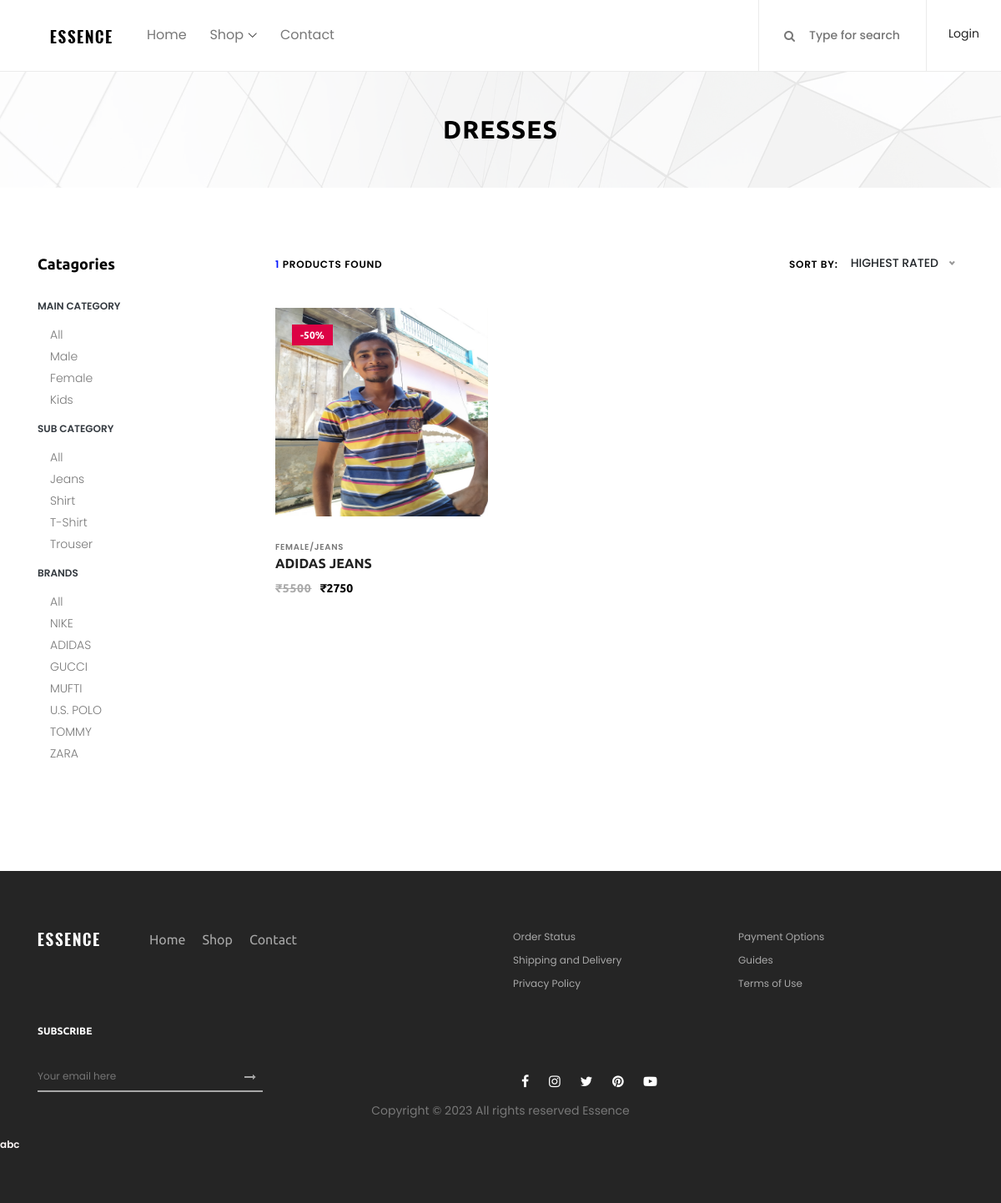
The page /shop/Female/Jeans/All/ on the database its author committed.
### mainapp/models.py (models this page shows, shortened)
class maincategory(models.Model):
    id=models.AutoField(primary_key=True)
    name=models.CharField(max_length=30,unique=True)
    def __str__(self):
        return self.name

class subcategory(models.Model):
    id=models.AutoField(primary_key=True)
    name=models.CharField(max_length=30,unique=True)
    def __str__(self):
        return self.name

class brand(models.Model):
    id=models.AutoField(primary_key=True)
    name=models.CharField(max_length=30,unique=True)
    pic=models.ImageField(upload_to='brand')

class product(models.Model):
    id=models.AutoField(primary_key=True)
    name=models.CharField(max_length=30)
    Maincategory=models.ForeignKey("maincategory", on_delete=models.CASCADE)
    Subcategory=models.ForeignKey("subcategory", on_delete=models.CASCADE)
    Brand=models.ForeignKey("brand", on_delete=models.CASCADE)
    color=models.CharField(max_length=20)
    size=models.CharField(max_length=10)
    baseprice=models.IntegerField()
    discount=models.IntegerField()
    finalprice=models.IntegerField()
    stock=models.BooleanField(default=True)
    description=models.TextField(default='THIS IS SAMPLE PRODUCT')
    pic1=models.ImageField(upload_to="product")
    pic2=models.ImageField(upload_to="product")
    pic3=models.ImageField(upload_to="product",default="",blank=True,null=True)
    pic4=models.ImageField(upload_to="product",default="",blank=True,null=True)

### mainapp/views.py (the view)
# urls.py: path('shop/<str:mc>/<str:sc>/<str:br>/',views.shop),
def shop(request,mc,sc,br):
    if(mc=='All' and sc=='All' and br=="All"):
        data=product.objects.all()
    elif(mc!='All'and sc=='All' and br=='All'):
        data=product.objects.filter(Maincategory=maincategory.objects.get(name=mc))
    elif(mc=='All'and sc!='All' and br=='All'):
        data=product.objects.filter(Subcategory=subcategory.objects.get(name=sc))
    elif(mc=='All'and sc=='All' and br!='All'):
        data=product.objects.filter(Brand=brand.objects.get(name=br))
    elif(mc!='All'and sc!='All' and br=='All'):
        data=product.objects.filter(Maincategory=maincategory.objects.get(name=mc),Subcategory=subcategory.objects.get(name=sc))
    elif(mc!='All'and sc=='All' and br!='All'):
        data=product.objects.filter(Maincategory=maincategory.objects.get(name=mc),Brand=brand.objects.get(name=br))
    elif(mc=='All'and sc!='All' and br!='All'):
        data=product.objects.filter(Brand=brand.objects.get(name=br),Subcategory=subcategory.objects.get(name=sc))
    else :
        data=product.objects.filter(Maincategory=maincategory.objects.get(name=mc),Brand=brand.objects.get(name=br),Subcategory=subcategory.objects.get(name=sc))
    count=len(data)
    data=data[::-1]
    Maincategory=maincategory.objects.all()
    Subcategory=subcategory.objects.all()
    Brand=brand.objects.all()
    return render(request,'shop.html',{'data':data,'maincategory':Maincategory,'subcategory':Subcategory,'brand':Brand,'mc':mc,'sc':sc,'br':br,'count':count})

### mainapp/templates/shop.html (shortened to what this page needs)
{% extends 'index.html' %}
{% load static %}
{% block body %}
    <div class="breadcumb_area bg-img" style="background-image: url(/static/img/bg-img/breadcumb.jpg);">
        <div class="container h-100">
            <div class="row h-100 align-items-center">
                <div class="col-12">
                    <div class="page-title text-center">
                        <h2>dresses</h2>
                    </div>
                </div>
            </div>
        </div>
    </div>
    <section class="shop_grid_area section-padding-80">
        <div class="container">
            <div class="row">
                <div class="col-12 col-md-4 col-lg-3">
                    <div class="shop_sidebar_area">
                        <div class="widget catagory mb-50">
                            <h6 class="widget-title mb-30">Catagories</h6>
                            <div class="catagories-menu">
                                <ul id="menu-content2" class="menu-content collapse show">
                                    <li data-toggle="collapse" data-target="#maincategory">
                                        <a href="#" class='text-dark'>Main category</a>
                                        <ul class="sub-menu collapse show" id="maincategory">
                                            <li><a href="/shop/All/{{sc}}/{{br}}/">All</a></li>
                                            {% for item in maincategory %}
                                            <li><a href="/shop/{{item.name}}/{{sc}}/{{br}}/">{{item.name}}</a></li>
                                            {% endfor %}
                                        </ul>
                                    </li>
                                </ul>
                            </div>
                            <div class="catagories-menu">
                                <ul id="menu-content2" class="menu-content collapse show">
                                    <li data-toggle="collapse" data-target="#subcategory">
                                        <a href="#" class='text-dark'>Sub category</a>
                                        <ul class="sub-menu collapse show" id="subcategory">
                                            <li><a href="/shop/{{mc}}/All/{{br}}/">All</a></li>
                                            {% for item in subcategory %}
                                            <li><a href="/shop/{{mc}}/{{item.name}}/{{br}}/">{{item.name}}</a></li>
                                            {% endfor %}
                                        </ul>
                                    </li>
                                </ul>
                            </div>
                            <div class="catagories-menu">
                                <ul id="menu-content2" class="menu-content collapse show">
                                    <li data-toggle="collapse" data-target="#brand">
                                        <a href="#" class='text-dark'>Brands</a>
                                        <ul class="sub-menu collapse show" id="brand">
                                            <li><a href="/shop/{{mc}}/{{sc}}/All/">All</a></li>
                                            {% for item in brand %}
                                            <li><a href="/shop/{{mc}}/{{sc}}/{{item.name}}/">{{item.name}}</a></li>
                                            {% endfor %}
                                        </ul>
                                    </li>
                                </ul>
                            </div>
                        </div>
                    </div>
                </div>
                <div class="col-12 col-md-8 col-lg-9">
                    <div class="shop_grid_product_area">
                        <div class="row">
                            <div class="col-12">
                                <div class="product-topbar d-flex align-items-center justify-content-between">
                                    <div class="total-products">
                                        <p><span>{{count}}</span> products found</p>
                                    </div>
                                    <div class="product-sorting d-flex">
                                        <p>Sort by:</p>
                                        <form action="#" method="get">
                                        </form>
                                    </div>
                                </div>
                            </div>
                        </div>
                        <div class="row">
                            {% for item in data %}
                            <div class="col-12 col-sm-6 col-lg-4">
                                <div class="single-product-wrapper">
                                    <div class="product-img">
                                        <img src="{{item.pic1.url}}" style="height: 250px;" alt="">
                                        <div class="product-badge offer-badge">
                                            <span>-{{item.discount}}%</span>
                                        </div>
                                    </div>
                                    <div class="product-description">
                                        <span>{{ item.Maincategory }}/{{ item.Subcategory }}</span>
                                        <a href="/singleproduct/{{item.id}}/">
                                            <h6>{{ item.name}}</h6>
                                        </a>
                                        <p class="product-price"><span class="old-price">&#8377;{{item.baseprice}}</span>&#8377;{{item.finalprice}}</p>
                                    </div>
                                </div>
                            </div>
                            {% endfor %}
                        </div>
                    </div>
                </div>
            </div>
        </div>
    </section>
{% endblock %}

### mainapp/static/css/core-style.css (style rules this page uses)
* { margin: 0; padding: 0; }
body { font-family: "Poppins", sans-serif; font-size: 14px; background-color: #ffffff; margin-top: 85px; }
h1, h2, h3, h4, h5, h6 { color: #000000; line-height: 1.3; font-weight: 700; font-family: "Ubuntu", sans-serif; }
p { color: #787878; font-size: 14px; line-height: 2; font-weight: 400; }
a { -webkit-transition: all 500ms ease 0s; transition: all 500ms ease 0s; text-decoration: none; outline: 0 solid transparent; color: #fbf5f5; font-weight: 600; font-size: 12px; }
ul, ol { margin: 0; }
ul li, ol li { list-style: none; }
img { height: auto; max-width: 100%; }
.mb-30 { margin-bottom: 30px !important; }
.mb-50 { margin-bottom: 50px !important; }
.section-padding-80 { padding-top: 80px; padding-bottom: 80px; }
.bg-img { background-position: center center; background-size: cover; background-repeat: no-repeat; }
.single-product-wrapper { position: relative; z-index: 1; margin-bottom: 50px; overflow: hidden; background-color: #ffffff; }
.single-product-wrapper .product-img { position: relative; z-index: 1; overflow: hidden; }
.single-product-wrapper .product-img img { width: 100%; -webkit-transition-duration: 500ms; transition-duration: 500ms; }
.single-product-wrapper .product-img .product-badge { height: 25px; background-color: #000000; color: #ffffff; font-family: "Ubuntu", sans-serif; font-weight: 700; font-size: 12px; padding: 0 10px; display: inline-block; line-height: 25px; position: absolute; top: 20px; left: 20px; z-index: 10; }
.single-product-wrapper .product-img .product-badge.offer-badge { background-color: #dc0345; }
.single-product-wrapper .product-description { position: relative; z-index: 1; padding-top: 25px; }
.single-product-wrapper .product-description span { font-size: 10px; text-transform: uppercase; color: #787878; margin-bottom: 15px; letter-spacing: 0.75px; font-weight: 600; }
.single-product-wrapper .product-description h6 { color: #222222; margin-bottom: 5px; }
.single-product-wrapper .product-description p { margin-bottom: 0; font-size: 14px; font-family: "Ubuntu", sans-serif; font-weight: 700; color: #000000; }
.single-product-wrapper .product-description p span { font-size: 14px; font-family: "Ubuntu", sans-serif; font-weight: 700; color: #aaaaaa; margin-right: 10px; text-decoration: line-through; }
.breadcumb_area { position: relative; z-index: 1; width: 100%; height: 140px; }
.breadcumb_area:after { background-color: rgba(255, 255, 255, 0.9); position: absolute; width: 100%; height: 100%; left: 0; top: 0; z-index: -5; content: ''; }
.breadcumb_area .page-title h2 { font-size: 30px; text-transform: uppercase; font-weight: 700; font-family: "Ubuntu", sans-serif; letter-spacing: 1px; margin-bottom: 0; }
.widget { position: relative; z-index: 1; }
.widget .widget-title { font-size: 18px; text-transform: capitalize; font-weight: 600; }
.widget .catagories-menu li > a { text-transform: uppercase; font-size: 12px; margin-bottom: 15px; display: block; }
.widget .catagories-menu .sub-menu { margin-left: 15px; margin-bottom: 15px; }
.widget .catagories-menu .sub-menu li > a { text-transform: capitalize; font-size: 14px; margin-bottom: 5px; display: block; font-weight: 300; color: #787878; }
.product-topbar { position: relative; z-index: 100; margin-bottom: 40px; }
.product-topbar .total-products p { margin-bottom: 0; font-size: 12px; font-weight: 600; color: #000000; text-transform: uppercase; letter-spacing: 0.75px; }
.product-topbar .total-products p span { color: #0315ff; }
.product-topbar .product-sorting p { margin-bottom: 0; font-size: 12px; font-weight: 600; color: #000000; text-transform: uppercase; letter-spacing: 0.75px; margin-right: 15px; }

### rows shown on the page
maincategory: name "Male"
maincategory: name "Female"
maincategory: name "Kids"
subcategory: name "Jeans"
subcategory: name "Shirt"
subcategory: name "T-Shirt"
subcategory: name "Trouser"
brand: name "NIKE"
brand: name "ADIDAS"
brand: name "GUCCI"
brand: name "MUFTI"
brand: name "U.S. POLO"
brand: name "TOMMY"
brand: name "ZARA"
product: pic1 (picture), discount "50", Maincategory "FEMALE", Subcategory "JEANS", name "ADIDAS JEANS", baseprice "5500", finalprice "2750"

### other values the page prints
{{ count }} "1"
